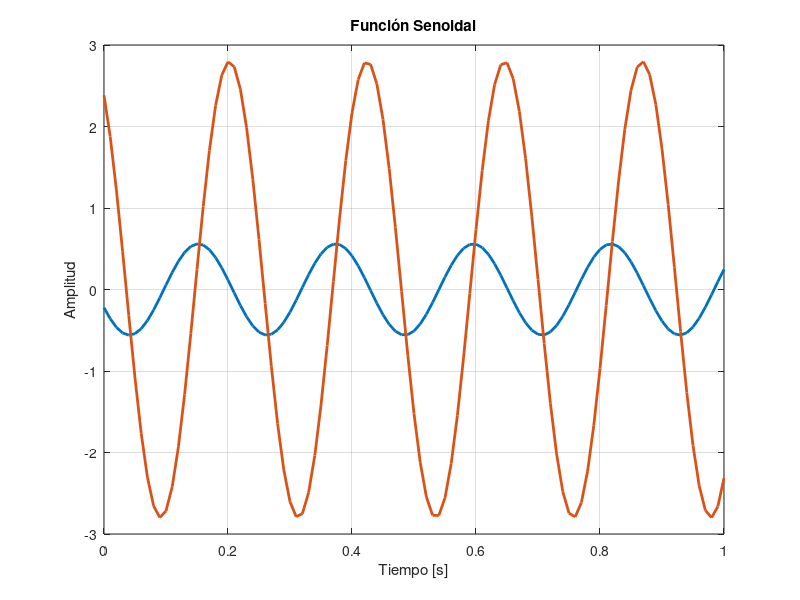

MATLAB code to generate this figure:
%Gráficas 
t = 0:1/100:1;
%T = 0.5;
%f = 1/T;
w = 600;
I = 0.56;
a1 = 18.44;
V = 2.8;
a2 = 45;

x = I*sin(600*t + a1);
plot(t,x, 'LineWidth', 2)
hold on
y = V*sin(600*t + a2);
plot(t,y, 'LineWidth', 2)
grid on %Activar la cuadricula
title('Función Senoidal')
xlabel('Tiempo [s]')
ylabel('Amplitud')